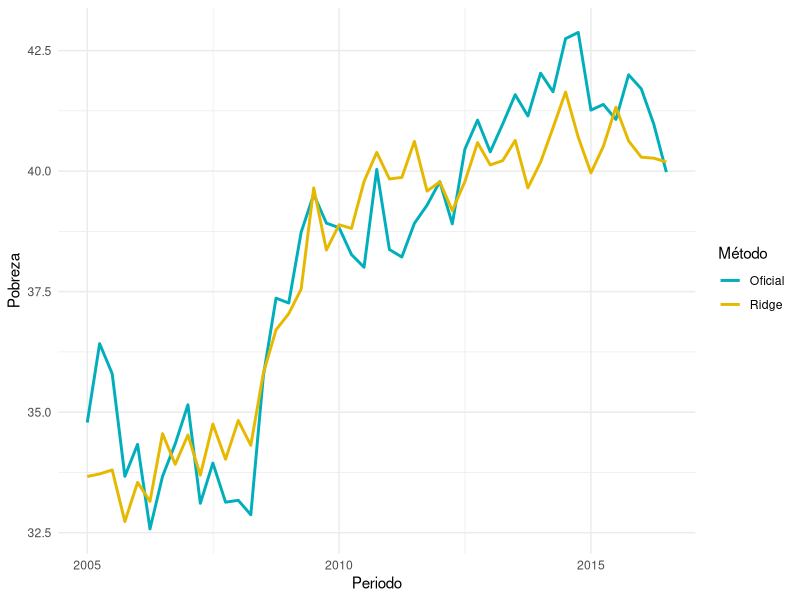

The R source for this figure:
## ---- chunk 1
# Determinamos nuestro directorio de trabajo
setwd("C:/Users/52556/Desktop/Lab Intro")
#Cargar librerias
library("ggplot2")
library(readr)
library(dplyr)
library(tidyr)
library(ggplot2)
library(scales)
library(quantmod)
#recordar que deben instalar knitr
library(knitr)

#Cargamos base de datos
TLPR <- read.csv(file = 'predictionridge.csv')

#generamos un valor, en este caso la fecha
date <- seq(as.Date("2005/1/1"), as.Date("2016/9/30"), by = "quarter")

#Creamos base de datos
ridge<-cbind(TLPR, date)
df <- ridge %>%
  select(date, Oficial, Ridge) %>%
  gather(key = "Método", value = "value", -date)

Ridger <- ggplot(df, aes(x = date, y = value)) +
  scale_color_manual(values = c("#00AFBB", "#E7B800")) +
  geom_line(aes(color = Método), size = 1) +
  theme_minimal() +
  xlab('Periodo') +
  ylab('Pobreza')
## ---- chunk 2
#Ploteamos los datos
plot(Ridger)
